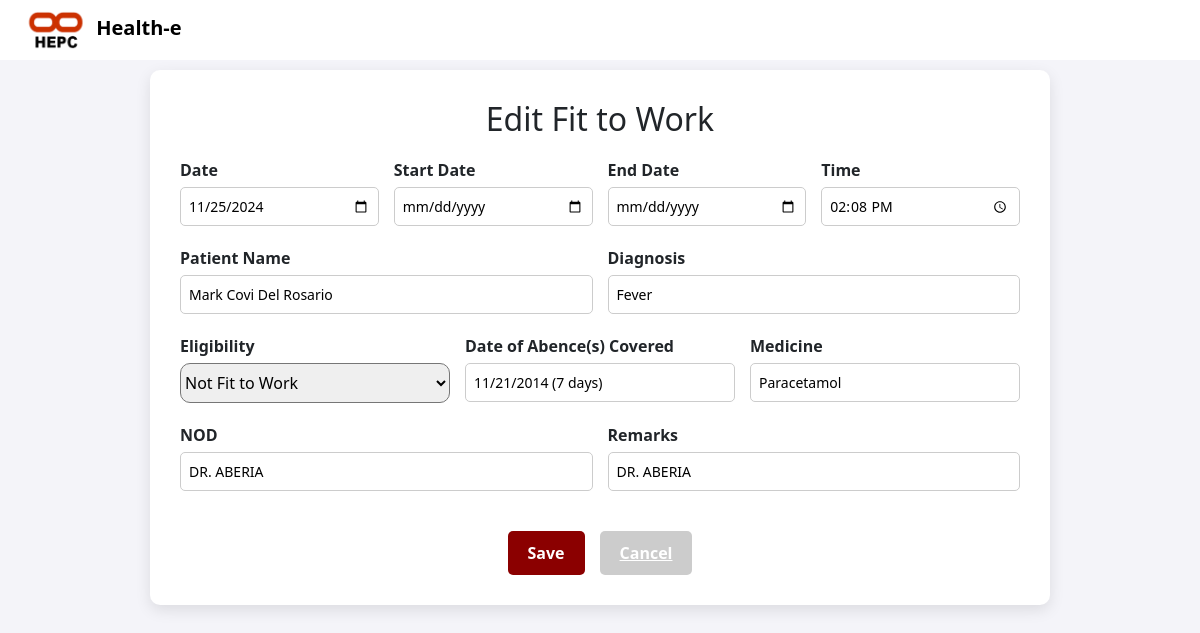
Page /edit_fit2.php?f_id=11 on the committed database.
### tables this page shows
CREATE TABLE `fit_to_work` (
  `f_id` int(11) NOT NULL,
  `f_date` date DEFAULT NULL,
  `time_in` varchar(50) NOT NULL,
  `time_out` varchar(50) NOT NULL,
  `patient_name` varchar(50) NOT NULL,
  `diagnosis` varchar(50) DEFAULT NULL,
  `ftw` varchar(50) DEFAULT NULL,
  `date_ofabs` varchar(50) DEFAULT NULL,
  `Med_name` varchar(50) DEFAULT NULL,
  `remarks` varchar(50) NOT NULL,
  `nod` varchar(50) DEFAULT NULL
);

### edit_fit2.php (the view, shortened to what this page needs)
<?php
include('edit_delete_dbconn.php');
if (isset($_GET['f_id'])) {
    $f_id = $_GET['f_id'];
} else {
    echo "No consultation ID provided!";
    exit;
}
$f_date = $time_in = $time_out = $patient_name = $diagnosis = $ftw = $date_ofabs = $Med_name = $remarks = $nod = '';
try {
    $stmt = $conn->prepare("SELECT * FROM fit_to_work WHERE f_id = :f_id");
    $stmt->bindParam(':f_id', $f_id, PDO::PARAM_INT);
    $stmt->execute();
    $fetch_fit = $stmt->fetch(PDO::FETCH_ASSOC);
    if ($fetch_fit) {
        $f_date = $fetch_fit['f_date'];
        $s_date = $fetch_fit['s_date'];
        $e_date = $fetch_fit['e_date'];
        $time_in = $fetch_fit['time_in'];
        $patient_name = $fetch_fit['patient_name'];
        $diagnosis = $fetch_fit['diagnosis'];
        $ftw = $fetch_fit['ftw'];
        $date_ofabs = $fetch_fit['date_ofabs'];
        $Med_name = $fetch_fit['Med_name'];
        $remarks = $fetch_fit['remarks'];
        $nod = $fetch_fit['nod'];
    } else {
        echo "No Eligibility found with this ID.";
        exit;
    }
} catch (PDOException $e) {
    echo "Database Error: " . $e->getMessage();
    exit;
}
?>
<!DOCTYPE html>
<html lang="en">
<head>
    <link href="https://cdn.jsdelivr.net/npm/bootstrap@5.3.0-alpha1/dist/css/bootstrap.min.css" rel="stylesheet">
</head>
<body>
    <nav class="navbar">
        <div class="logo">
            <img src="unnamed.png" alt="Logo" style="height: 40px;">
            Health-e
        </div>
    </nav>
    <div class="form-container">
        <h2> Edit Fit to Work</h2>
        <form action="post_fit.php" method="POST">
            <div class="form-row">
                <div class="form-group">
                    <label for="name">Date</label>
                    <input type="date" id="date" name="f_date" value="<?= htmlspecialchars($f_date) ?>" equired>
                </div>
                <div class="form-group">
                    <label for="name">Start Date</label>
                    <input type="date" id="date" name="s_date" value="<?= htmlspecialchars($s_date) ?>" equired>
                </div>
                <div class="form-group">
                    <label for="name">End Date</label>
                    <input type="date" id="date" name="e_date" value="<?= htmlspecialchars($e_date) ?>" equired>
                </div>
                <div class="form-group">
                    <label for="division">Time</label>
                    <input type="time" id="time-in" name="time_in" value="<?= htmlspecialchars($time_in) ?>" required>
                </div>
            </div>
            <div class="form-row">
                <div class="form-group">
                    <label for="bp">Patient Name</label>
                    <input type="text" id="patient_name" name="patient_name" placeholder="Patient Name" value="<?= htmlspecialchars($patient_name) ?>" required>
                </div>
                <div class="form-group">
                    <label for="temp">Diagnosis</label>
                    <input type="text" id="diagnosis" name="diagnosis" placeholder="Diagnosis" value="<?= htmlspecialchars($diagnosis) ?>" required>
                </div>
            </div>
            <div class="form-row">
                <div class="form-group">
                    <label for="HR" >Eligibility</label>
                    <select id="ftw" name="ftw" placeholder = "status" style ="height: 40px; border-radius: 10px;" required>
                        <option><?= htmlspecialchars($ftw) ?></option>
                    </select>
                </div>
                <div class="form-group">
                    <label for="RR">Date of Abence(s) Covered</label>
                    <input type="text" id="date_ofabs" name="date_ofabs" placeholder="Date of Absence" value="<?= htmlspecialchars($date_ofabs) ?>" required>
                </div>
                <div class="form-group">
                    <label for="O2_sat">Medicine</label>
                    <input type="text" id="Med_name" name="Med_name" placeholder="(e.g. Paracetamol)" value="<?= htmlspecialchars($Med_name) ?>" required>
                </div>
            </div>
            <div class="form-row">
                <div class="form-group">
                    <label for="medicine">NOD</label>
                    <input type="text" id="nod" name="nod" placeholder="Notice of Determination" value="<?= htmlspecialchars($nod) ?>" required>
                </div>
                <div class="form-group">
                <label for="remarks">Remarks</label>
                <input id="text" name="remarks" rows="4" placeholder="Remarks or concerns" value="<?= htmlspecialchars($remarks) ?>"required>
                </div>
            </div>
            <div class="btn-group">
                <button type="submit" class="btn-submit">Save</button>
                <a class="btn-cancel" href="super-admin.php#fit">Cancel</a>
            </div>
        </form>
    </div>
</body>
</html>

### edit_fit2.php (style rules this page uses)
body { font-family: 'Segoe UI', Tahoma, Geneva, Verdana, sans-serif; background-color: #f4f4f9; padding-top: 70px; }
.navbar { background-color: #ffff; color: black; padding: 10px 20px; position: fixed; width: 100%; top: 0; z-index: 1000; }
.form-container { background-color: white; padding: 30px; border-radius: 10px; box-shadow: 0 5px 15px rgba(0, 0, 0, 0.1); width: 90%; max-width: 900px; margin: auto; }
h2 { text-align: center; margin-bottom: 20px; }
.form-row { display: flex; gap: 15px; margin-bottom: 20px; }
.form-group { flex: 1; display: flex; flex-direction: column; }
.form-group label { margin-bottom: 5px; font-weight: bold; }
.logo { font-weight: bold; font-size: 20px; }
.form-group input, .form-group textarea { padding: 8px; border: 1px solid #ccc; border-radius: 5px; font-size: 14px; }
.btn-group { display: flex; justify-content: center; gap: 15px; margin-top: 20px; }
.btn-submit { background-color: #8B0000; color: white; border: none; padding: 10px 20px; border-radius: 5px; cursor: pointer; font-weight:bold; }
.btn-cancel { background-color: #ccc; color: white; border: none; padding: 10px 20px; border-radius: 5px; cursor: pointer; font-weight: bold; }

### rows in the picture
fit_to_work: f_date "11/25/2024", time_in "14:08", patient_name "Mark Covi Del Rosario", diagnosis "Fever", ftw "Not Fit to Work", date_ofabs "11/21/2014 (7 days)", Med_name "Paracetamol", nod "DR. ABERIA", remarks "DR. ABERIA"
